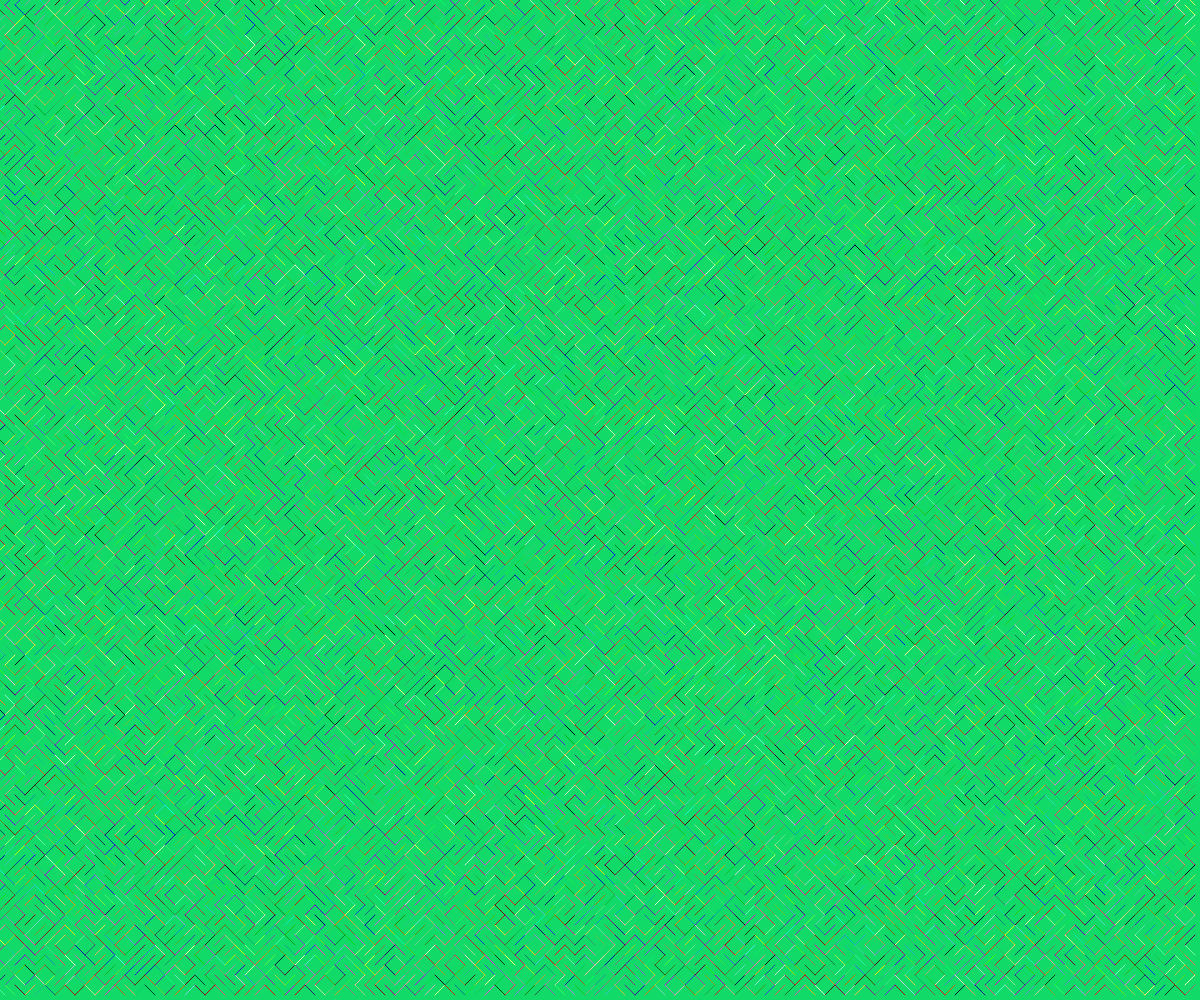
Frame 1 (no input)
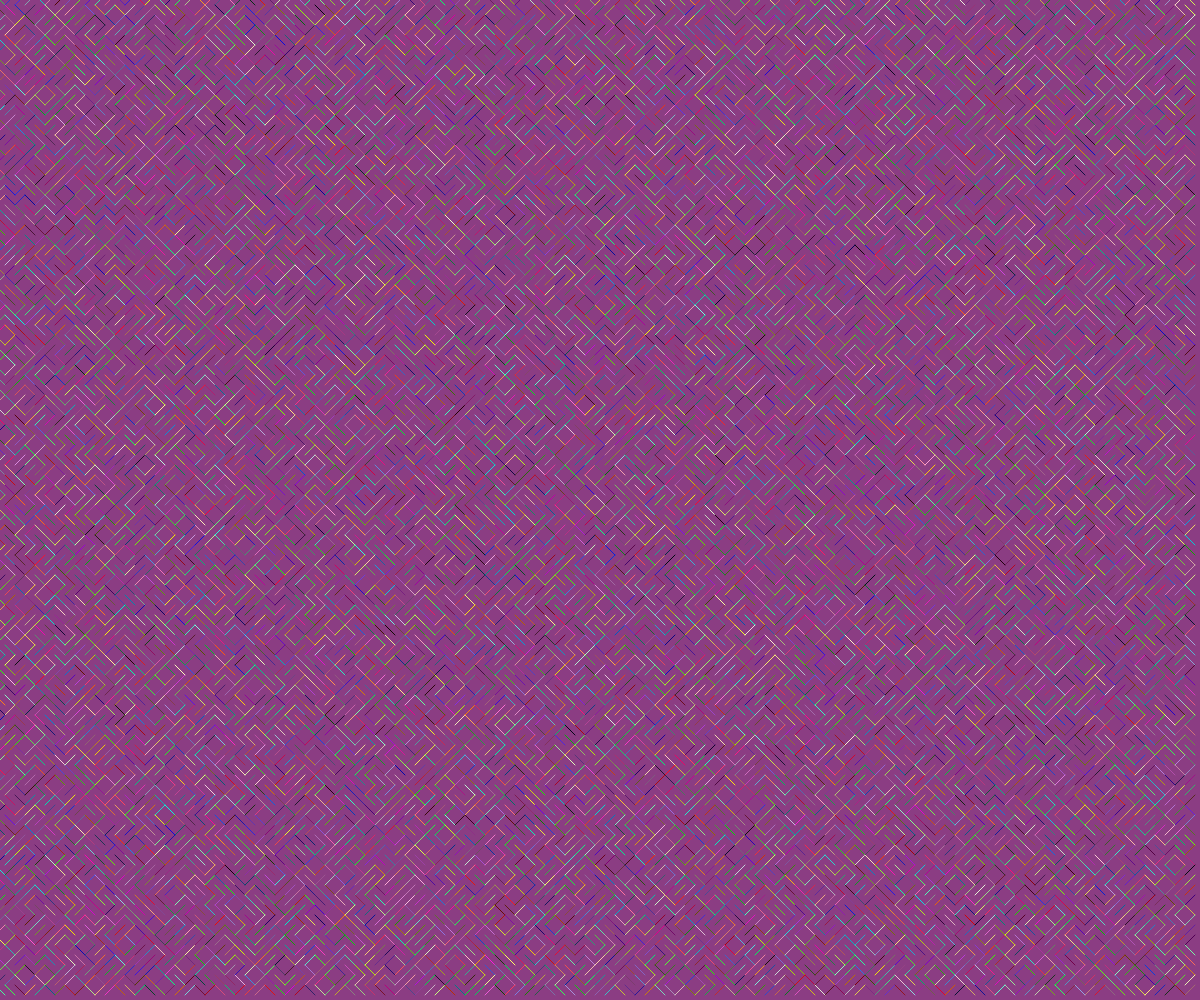
Frame 60 (no input)
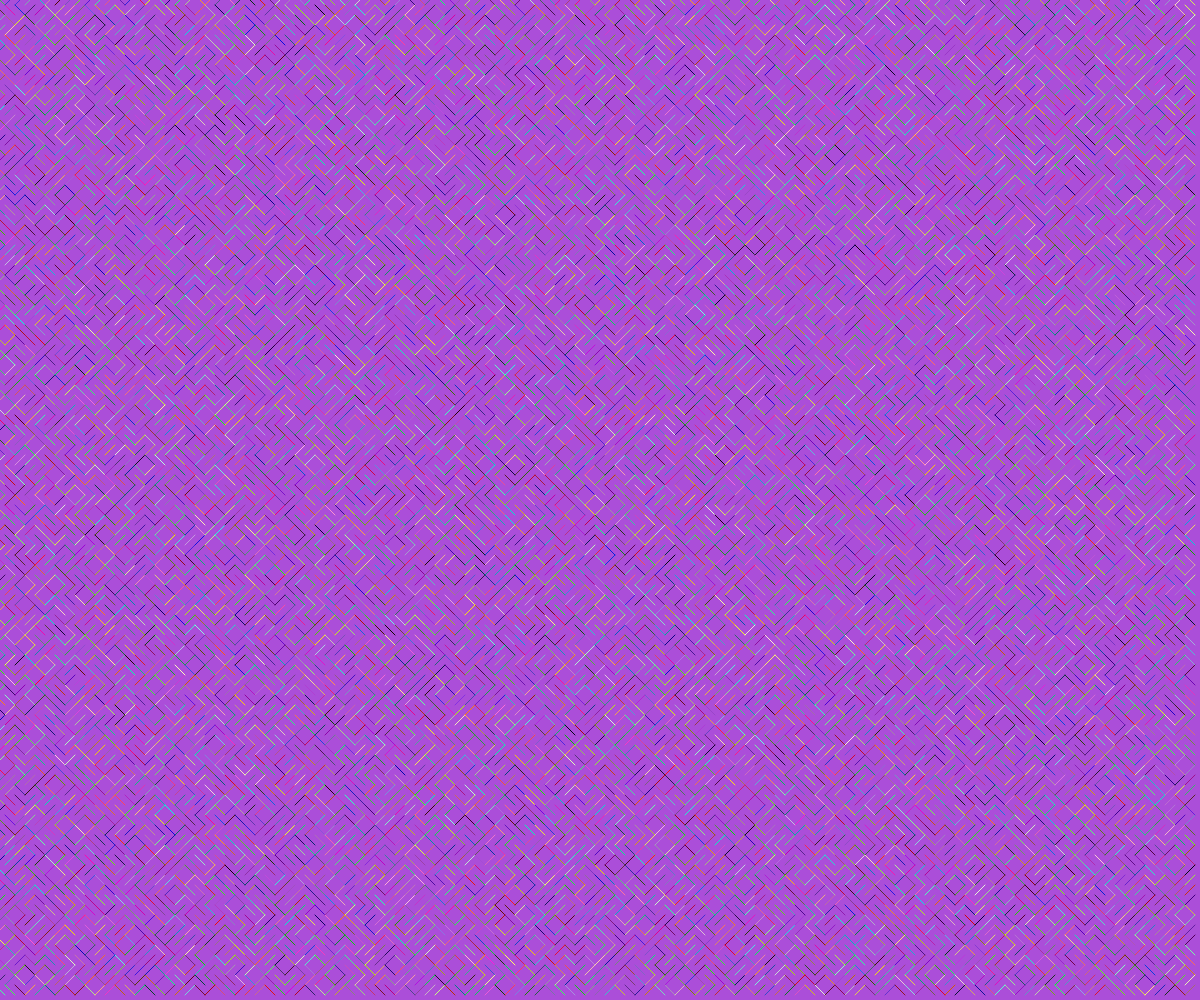
Frame 120 (the mouse pressed at the canvas centre since frame 60)

The p5.js sketch that drew these frames (run headless with seeded random() and noise() and a simulated clock; from frame 60 on, the mouse is pressed at the canvas centre):

// p5.js sketch
// ── sketch.js
//Generative Art
//Oct 4, 2024

const TILE_SIZE = 10;
let theTiles = [];

function setup() {
  createCanvas(windowWidth, windowHeight);
  for (let x = 0; x < width; x += TILE_SIZE) {
    for (y = 0; y < height; y += TILE_SIZE) {
      let someTile = spawnTile(x, y);
      theTiles.push(someTile);
    }
  }
}

function draw() {
  let r = random(255);
  let g = random(255);
  let b = random(255);
  background(r, g, b);
  // background(218, 83, 102);

  for (let myTile of theTiles) {
    stroke(myTile.red, myTile.green, myTile.blue);
    // strokeWeight()
    line(myTile.x1, myTile.y1, myTile.x2, myTile.y2);
  }
}

function spawnTile(x, y) {
  let tile;
  let choice = random(100);

  if (choice > 50) {
    //negative slope
    tile = {
      x1: x - TILE_SIZE/2,
      y1: y - TILE_SIZE/2,
      x2: x + TILE_SIZE/2,
      y2: y + TILE_SIZE/2,
      red: random(255),
      green: random(255),
      blue: random(225),
    };
  }
  else {
    tile = {
      x1: x - TILE_SIZE/2,
      y1: y + TILE_SIZE/2,
      x2: x + TILE_SIZE/2,
      y2: y - TILE_SIZE/2,
      red: random(255),
      green: random(255),
      blue: random(225),
    };
  }

  return tile;
}
